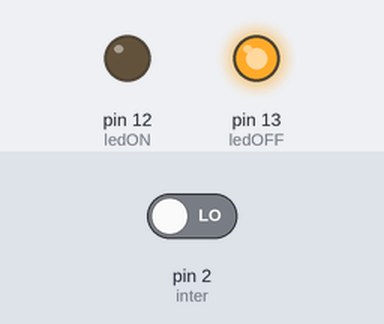
Recording of a sketch running on a simulated Arduino Uno, built with avr-gcc and run on an emulated ATmega328P. Shown: output pins drawn as LEDs (lit = HIGH). The test bench sets the inputs (shaded band); at power-on: pin 2 (inter) LOW.

Above: at 1.2 s.
1.3 s: pin 2 (inter) driven HIGH
At 1.7 s:
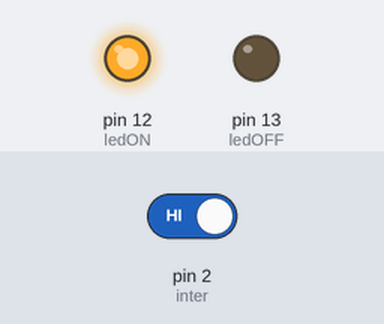
2.8 s: pin 2 (inter) driven LOW
At 4.0 s:
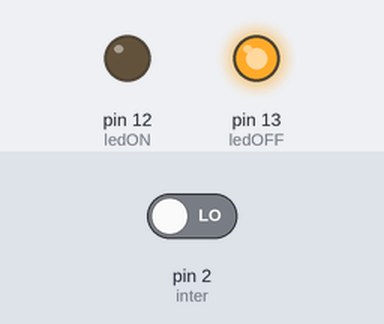
Timing chart, 0 to 5.8 s (numbered marks = the images above; inputs shaded):
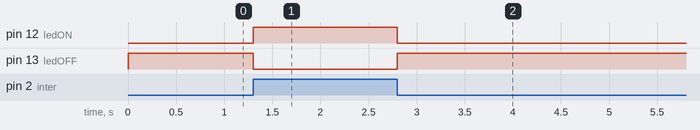

The sketch:

State.ino
```cpp
#define ledOFF 13
#define ledON 12

#define inter 2
volatile boolean state=LOW;
void setup() {
  pinMode(ledON,OUTPUT);
    pinMode(ledOFF,OUTPUT);

  attachInterrupt(digitalPinToInterrupt(inter),buttonChange,CHANGE);
}

void loop() {

  digitalWrite(ledON,state);
   digitalWrite(ledOFF,!state);


}
void buttonChange()
{
  state=!state;
  }
```

Measured:
- after the input at 1.3 s, pin 12 (ledON): LOW → HIGH at once; pin 13 (ledOFF): HIGH → LOW at once
- after the input at 2.8 s, pin 12 (ledON): HIGH → LOW at once; pin 13 (ledOFF): LOW → HIGH at once
